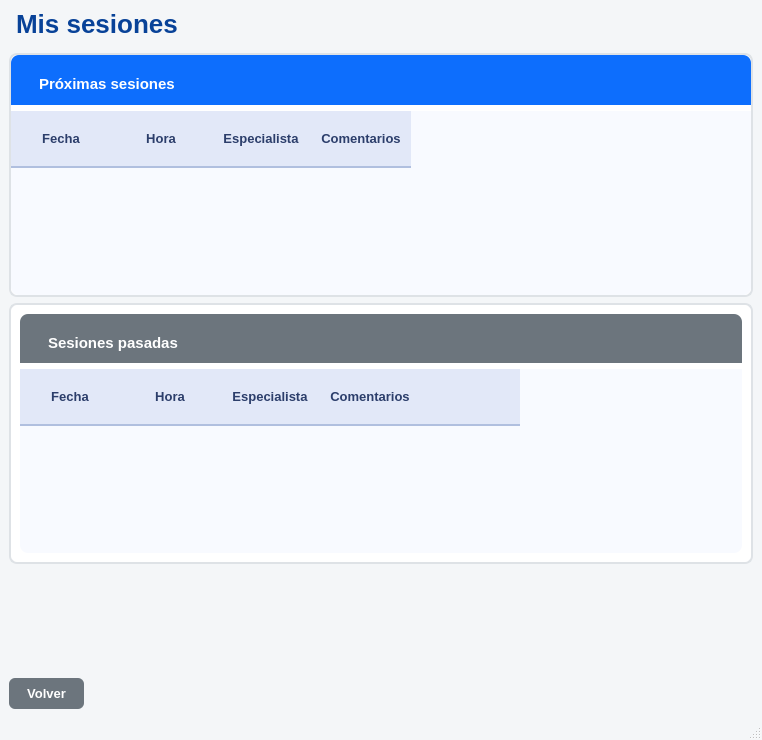
<?xml version="1.0" encoding="UTF-8"?>
<ui version="4.0">
 <class>MainWindow</class>
 <widget class="QMainWindow" name="MainWindow">
  <property name="geometry">
   <rect>
    <x>0</x>
    <y>0</y>
    <width>762</width>
    <height>740</height>
   </rect>
  </property>
  <property name="font">
   <font>
    <bold>true</bold>
   </font>
  </property>
  <property name="windowTitle">
   <string>MainWindow</string>
  </property>
  <property name="styleSheet">
   <string notr="true">/* =========================================
   1. FONDO GENERAL
========================================= */
QMainWindow, QWidget#centralwidget {
    background-color: #f4f6f8;
}

/* =========================================
   2. TÍTULO PRINCIPAL
========================================= */
QLabel#lbl_titulo_principal {
    font-family: 'Segoe UI', Arial, sans-serif;
    color: #084298;
    font-size: 26px;
    font-weight: bold;
    background-color: transparent;
    border: none;
    padding: 0px;
    margin-bottom: 8px;
}

/* =========================================
   3. TARJETAS (QFrame externo)
========================================= */
QFrame#card_proximas, QFrame#card_pasadas {
    background-color: #ffffff;
    border: 2px solid #dee2e6;
    border-radius: 8px;
    padding: 0px;
}

/* =========================================
   4. CABECERAS DE LAS TARJETAS
========================================= */
QFrame#header_proximas {
    background-color: #0d6efd;
    border-top-left-radius: 8px;
    border-top-right-radius: 8px;
    border-bottom-left-radius: 0px;
    border-bottom-right-radius: 0px;
    border: none;
    padding: 0px;
    min-height: 45px;
}

QFrame#header_pasadas {
    background-color: #6c757d;
    border-top-left-radius: 8px;
    border-top-right-radius: 8px;
    border-bottom-left-radius: 0px;
    border-bottom-right-radius: 0px;
    border: none;
    padding: 0px;
    min-height: 45px;
}

/* =========================================
   5. LABELS DE CABECERA
========================================= */
QLabel#lbl_proximas, QLabel#lbl_pasadas {
    color: #ffffff;
    font-size: 15px;
    font-weight: bold;
    background-color: transparent;
    border: none;
    padding: 10px 15px;
}

/* =========================================
   6. TABLAS
========================================= */
QTableWidget {
    background-color: #f8faff;
    border: none;
    border-bottom-left-radius: 8px;
    border-bottom-right-radius: 8px;
    gridline-color: #dce3f0;
    font-family: 'Segoe UI', Arial, sans-serif;
    font-size: 13px;
    color: #212529;
    alternate-background-color: #eef2fb;
}

QHeaderView {
    background-color: transparent;
    border: none;
    padding: 0px;
    margin: 0px;
}

QHeaderView::section {
    background-color: #e2e8f8;
    color: #2c3e6b;
    padding: 10px;
    font-weight: bold;
    font-size: 13px;
    border: none;
    border-bottom: 2px solid #b0bfdf;
    min-height: 35px;
}

QTableWidget::item {
    padding: 10px;
    border-bottom: 1px solid #dce3f0;
    color: #212529;
}

QTableWidget::item:selected {
    background-color: #c8d8f8;
    color: #084298;
}

/* =========================================
   7. BOTÓN VOLVER
========================================= */
QPushButton#btn_volver {
    font-family: 'Segoe UI', Arial, sans-serif;
    font-weight: bold;
    font-size: 13px;
    border-radius: 6px;
    padding: 8px 18px;
    background-color: #6c757d;
    color: #ffffff;
    border: none;
}

QPushButton#btn_volver:hover {
    background-color: #5a6268;
}</string>
  </property>
  <widget class="QWidget" name="centralwidget">
   <layout class="QVBoxLayout" name="verticalLayout_3">
    <item>
     <widget class="QLabel" name="lbl_titulo_principal">
      <property name="font">
       <font>
        <family>Segoe UI</family>
        <pointsize>-1</pointsize>
        <bold>true</bold>
       </font>
      </property>
      <property name="text">
       <string>Mis sesiones</string>
      </property>
     </widget>
    </item>
    <item>
     <widget class="QFrame" name="card_proximas">
      <property name="frameShape">
       <enum>QFrame::Shape::StyledPanel</enum>
      </property>
      <property name="frameShadow">
       <enum>QFrame::Shadow::Raised</enum>
      </property>
      <layout class="QVBoxLayout" name="verticalLayout">
       <property name="leftMargin">
        <number>0</number>
       </property>
       <property name="topMargin">
        <number>0</number>
       </property>
       <property name="rightMargin">
        <number>0</number>
       </property>
       <property name="bottomMargin">
        <number>0</number>
       </property>
       <item>
        <widget class="QFrame" name="header_proximas">
         <property name="frameShape">
          <enum>QFrame::Shape::StyledPanel</enum>
         </property>
         <property name="frameShadow">
          <enum>QFrame::Shadow::Raised</enum>
         </property>
         <layout class="QHBoxLayout" name="horizontalLayout_2">
          <item>
           <widget class="QLabel" name="lbl_proximas">
            <property name="minimumSize">
             <size>
              <width>0</width>
              <height>40</height>
             </size>
            </property>
            <property name="text">
             <string>Próximas sesiones</string>
            </property>
           </widget>
          </item>
         </layout>
        </widget>
       </item>
       <item>
        <widget class="QTableWidget" name="tabla_proximas">
         <property name="sizePolicy">
          <sizepolicy hsizetype="Expanding" vsizetype="Expanding">
           <horstretch>0</horstretch>
           <verstretch>0</verstretch>
          </sizepolicy>
         </property>
         <property name="autoFillBackground">
          <bool>false</bool>
         </property>
         <property name="editTriggers">
          <set>QAbstractItemView::EditTrigger::NoEditTriggers</set>
         </property>
         <property name="selectionBehavior">
          <enum>QAbstractItemView::SelectionBehavior::SelectRows</enum>
         </property>
         <column>
          <property name="text">
           <string>Fecha</string>
          </property>
         </column>
         <column>
          <property name="text">
           <string>Hora</string>
          </property>
         </column>
         <column>
          <property name="text">
           <string>Especialista</string>
          </property>
         </column>
         <column>
          <property name="text">
           <string>Comentarios</string>
          </property>
         </column>
        </widget>
       </item>
      </layout>
     </widget>
    </item>
    <item>
     <widget class="QFrame" name="card_pasadas">
      <property name="frameShape">
       <enum>QFrame::Shape::StyledPanel</enum>
      </property>
      <property name="frameShadow">
       <enum>QFrame::Shadow::Raised</enum>
      </property>
      <layout class="QVBoxLayout" name="verticalLayout_2">
       <item>
        <widget class="QFrame" name="header_pasadas">
         <property name="frameShape">
          <enum>QFrame::Shape::StyledPanel</enum>
         </property>
         <property name="frameShadow">
          <enum>QFrame::Shadow::Raised</enum>
         </property>
         <layout class="QHBoxLayout" name="horizontalLayout_3">
          <item>
           <widget class="QLabel" name="lbl_pasadas">
            <property name="minimumSize">
             <size>
              <width>0</width>
              <height>40</height>
             </size>
            </property>
            <property name="text">
             <string>Sesiones pasadas</string>
            </property>
           </widget>
          </item>
         </layout>
        </widget>
       </item>
       <item>
        <widget class="QTableWidget" name="tabla_pasadas">
         <property name="editTriggers">
          <set>QAbstractItemView::EditTrigger::NoEditTriggers</set>
         </property>
         <property name="selectionBehavior">
          <enum>QAbstractItemView::SelectionBehavior::SelectRows</enum>
         </property>
         <column>
          <property name="text">
           <string>Fecha</string>
          </property>
         </column>
         <column>
          <property name="text">
           <string>Hora</string>
          </property>
         </column>
         <column>
          <property name="text">
           <string>Especialista</string>
          </property>
         </column>
         <column>
          <property name="text">
           <string>Comentarios</string>
          </property>
         </column>
         <column>
          <property name="text">
           <string/>
          </property>
         </column>
        </widget>
       </item>
      </layout>
     </widget>
    </item>
    <item>
     <spacer name="verticalSpacer">
      <property name="orientation">
       <enum>Qt::Orientation::Vertical</enum>
      </property>
      <property name="sizeHint" stdset="0">
       <size>
        <width>20</width>
        <height>124</height>
       </size>
      </property>
     </spacer>
    </item>
    <item>
     <layout class="QHBoxLayout" name="horizontalLayout">
      <item>
       <widget class="QPushButton" name="btn_volver">
        <property name="font">
         <font>
          <family>Segoe UI</family>
          <pointsize>-1</pointsize>
          <bold>true</bold>
         </font>
        </property>
        <property name="text">
         <string>Volver</string>
        </property>
       </widget>
      </item>
      <item>
       <spacer name="horizontalSpacer">
        <property name="orientation">
         <enum>Qt::Orientation::Horizontal</enum>
        </property>
        <property name="sizeHint" stdset="0">
         <size>
          <width>40</width>
          <height>20</height>
         </size>
        </property>
       </spacer>
      </item>
     </layout>
    </item>
   </layout>
  </widget>
  <widget class="QStatusBar" name="statusbar"/>
 </widget>
 <resources/>
 <connections/>
</ui>
